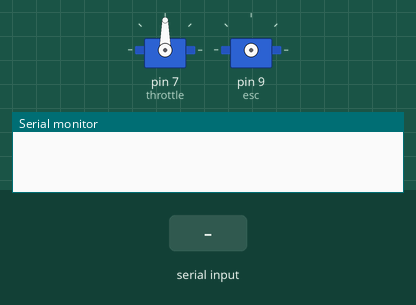
Recording of a sketch running on a simulated Arduino Uno, built with avr-gcc and run on an emulated ATmega328P. On the bench: 2 × servo, the last lines printed to the serial monitor. Inputs (shaded band) come from the test bench.

Above: at 1.2 s.
1.3 s: "0" received over Serial
At 2.3 s:
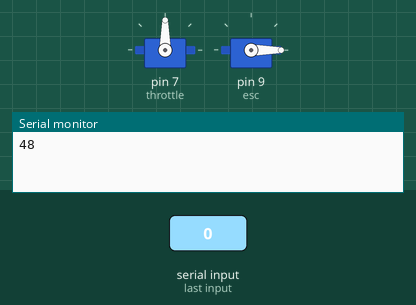
Timing chart, 0 to 4.3 s (numbered marks = the images above; inputs shaded):
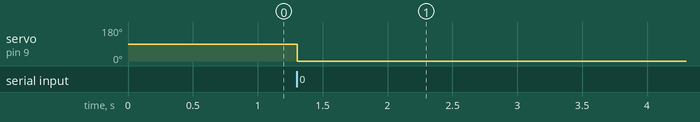

Measured:
- after the input at 1.3 s, servo on pin 9 (esc): 90° → 0° at once

The sketch:

drive.ino
```cpp
#include <Servo.h>

Servo esc;
Servo throttle;

int incomingByte= 0;

void setup() {
  // put your setup code here, to run once:
  Serial.begin(9600);
  throttle.attach(7);
}

void loop() {
  throttle.write(90);
  if (Serial.available() > 0) {
    esc.attach(9);
    incomingByte = Serial.read();
    Serial.println(incomingByte);
  if (incomingByte == 48) {
    esc.write(500);
  }
  else if (incomingByte == 49) {
    esc.write(0);
  }
  } else {
    //Serial.println("not aveliable");
  }
  Serial.flush();
}
```
